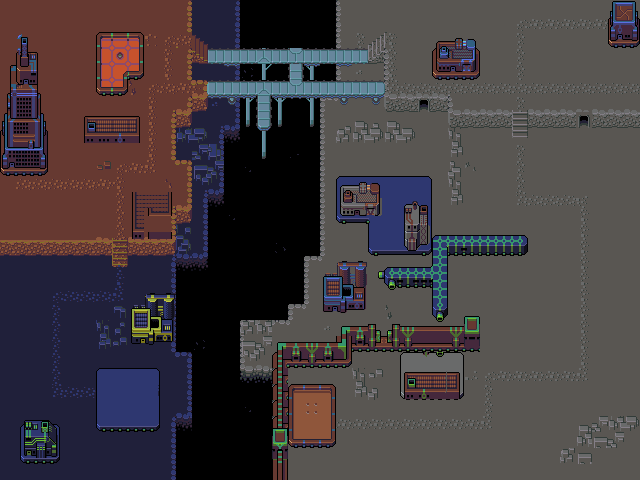

Rendered tile map (Tiled .tmx) drawn with the repository's tilesets; below, a short description and the map source with its tile grids summarised:
An orthogonal 40x30 tile map with 16x16 px tiles, 10 tile layers (darkness, Basic Tile Layer, Upper Tile Layer, On-Ground-1, ...), 3 tilesets and 49 objects.

<map version="1.2" tiledversion="1.2.0" orientation="orthogonal" renderorder="right-down" width="40" height="30" tilewidth="16" tileheight="16" infinite="0" nextlayerid="62" nextobjectid="53">
 <tileset firstgid="1" name="colony-db32-other-ready" tilewidth="16" tileheight="16" tilecount="1105" columns="17">
  <image source="tilesets/colony-other.png" width="272" height="1040" />
 </tileset>
 <tileset firstgid="1106" name="colony-db32-grounds-ready" tilewidth="16" tileheight="16" tilecount="1020" columns="20">
  <image source="tilesets/colony-grounds.png" width="320" height="816" />
 </tileset>
 <tileset firstgid="2126" name="colony-db32-buildings-ready" tilewidth="16" tileheight="16" tilecount="2600" columns="20">
  <image source="tilesets/colony-buildings.png" width="320" height="2080" />
 </tileset>
 <layer id="49" name="darkness" width="40" height="30">
  <data>[1200 cells, 1200 non-empty, 1 distinct tile ids]</data>
 </layer>
 <layer id="50" name="Basic Tile Layer" width="40" height="30">
  <data>[1200 cells, 1028 non-empty, 19 distinct tile ids]</data>
 </layer>
 <layer id="51" name="Upper Tile Layer" width="40" height="30">
  <data>[1200 cells, 233 non-empty, 26 distinct tile ids]</data>
 </layer>
 <layer id="52" name="On-Ground-1" width="40" height="30">
  <data>[1200 cells, 78 non-empty, 41 distinct tile ids]</data>
 </layer>
 <layer id="53" name="Walls" width="40" height="30">
  <data>[1200 cells, 26 non-empty, 15 distinct tile ids]</data>
 </layer>
 <layer id="54" name="Path_deco_overlays_1" width="40" height="30">
  <data>[1200 cells, 226 non-empty, 100 distinct tile ids]</data>
 </layer>
 <layer id="55" name="Others-Buildings" width="40" height="30">
  <data>[1200 cells, 53 non-empty, 52 distinct tile ids]</data>
 </layer>
 <layer id="56" name="corrections-1-buildings-2" width="40" height="30">
  <data>[1200 cells, 88 non-empty, 87 distinct tile ids]</data>
 </layer>
 <layer id="59" name="bridge_support" width="40" height="30">
  <data>[1200 cells, 15 non-empty, 7 distinct tile ids]</data>
 </layer>
 <layer id="60" name="bridge" width="40" height="30">
  <data>[1200 cells, 40 non-empty, 12 distinct tile ids]</data>
 </layer>
 <objectgroup id="61" name="Objects Layer">
  <object id="1" x="274.667" y="100" width="49" height="154.667" />
  <object id="3" x="242.667" y="100" width="16" height="28" />
  <object id="4" x="226.667" y="129.333" width="42.6667" height="65.3333" />
  <object id="5" x="208" y="200" width="60" height="53.3333" />
  <object id="6" x="238" y="4" width="96.6667" height="41.3333" />
  <object id="7" x="240" y="64" width="46.6667" height="16" />
  <object id="8" x="304" y="66.6667" width="32" height="14.6667" />
  <object id="9" x="286.667" y="258.667" width="18.6667" height="44" />
  <object id="10" x="180" y="260" width="106.667" height="60.3333" />
  <object id="11" x="178.667" y="321.333" width="58.6667" height="28" />
  <object id="12" x="178.667" y="425.333" width="101.333" height="57.3333" />
  <object id="13" x="193.333" y="376" width="78.6667" height="45.3333" />
  <object id="14" x="196" y="349.333" width="42.6667" height="24" />
  <object id="15" x="576" y="419" width="63" height="28" />
  <object id="16" x="563" y="451" width="31" height="12" />
  <object id="17" x="450" y="129" width="18" height="70" />
  <object id="18" x="336" y="123" width="71" height="22" />
  <object id="19" x="336" y="176" width="93" height="44" />
  <object id="20" x="367" y="219" width="65" height="34" />
  <object id="21" x="381" y="267" width="52" height="17" />
  <object id="22" x="434" y="234" width="92" height="20" />
  <object id="23" x="433" y="255" width="14" height="64" />
  <object id="24" x="345" y="325" width="141" height="22" />
  <object id="25" x="275" y="343" width="74" height="22" />
  <object id="26" x="240" y="321" width="33" height="31" />
  <object id="27" x="273" y="362" width="18" height="119" />
  <object id="28" x="289" y="387" width="44" height="59" />
  <object id="29" x="403" y="354" width="57" height="48" />
  <object id="30" x="353" y="368" width="27" height="32" />
  <object id="31" x="434" y="38" width="46" height="40" />
  <object id="32" x="610" y="2" width="29" height="43" />
  <object id="33" x="531" y="112" width="108" height="19" />
  <object id="34" x="452" y="110" width="56" height="16" />
  <object id="35" x="386" y="94" width="66" height="18" />
  <object id="36" x="380" y="53" width="12" height="40" />
  <object id="37" x="325" y="264" width="42" height="48" />
  <object id="38" x="98" y="33" width="45" height="59" />
  <object id="39" x="132" y="191" width="73" height="62" />
  <object id="40" x="133" y="294" width="44" height="47" />
  <object id="41" x="99" y="369" width="59" height="61" />
  <object id="42" x="23" y="423" width="36" height="38" />
  <object id="43" x="99" y="309" width="25" height="36" />
  <object id="44" x="1" y="54" width="46" height="119" />
  <object id="45" x="82" y="116" width="54" height="27" />
  <object id="46" x="2" y="242" width="107" height="15" />
  <object id="49" x="177" y="117" width="47" height="70" />
  <object id="50" x="187" y="2" width="13" height="34" />
  <object id="51" x="185" y="62" width="14" height="16" />
  <object id="52" x="192" y="99" width="17" height="15" />
 </objectgroup>
</map>
